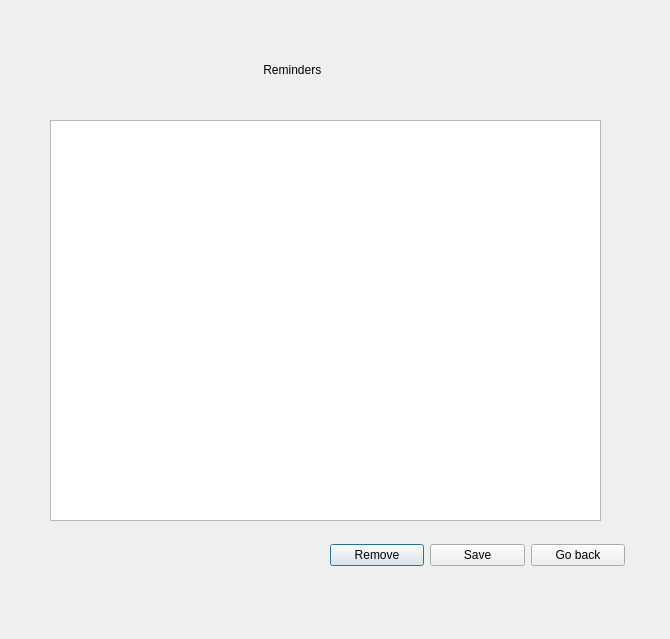
<?xml version="1.0" encoding="UTF-8"?>
<ui version="4.0">
 <class>remEditClass</class>
 <widget class="QDialog" name="remEditClass">
  <property name="geometry">
   <rect>
    <x>0</x>
    <y>0</y>
    <width>670</width>
    <height>639</height>
   </rect>
  </property>
  <property name="windowTitle">
   <string>Dialog</string>
  </property>
  <widget class="QLabel" name="label">
   <property name="geometry">
    <rect>
     <x>240</x>
     <y>49</y>
     <width>171</width>
     <height>41</height>
    </rect>
   </property>
   <property name="text">
    <string>       Reminders</string>
   </property>
  </widget>
  <widget class="QListWidget" name="listWidget">
   <property name="geometry">
    <rect>
     <x>50</x>
     <y>120</y>
     <width>551</width>
     <height>401</height>
    </rect>
   </property>
  </widget>
  <widget class="QWidget" name="layoutWidget">
   <property name="geometry">
    <rect>
     <x>330</x>
     <y>540</y>
     <width>295</width>
     <height>31</height>
    </rect>
   </property>
   <layout class="QHBoxLayout" name="horizontalLayout">
    <item>
     <widget class="QPushButton" name="remove">
      <property name="text">
       <string>Remove</string>
      </property>
     </widget>
    </item>
    <item>
     <widget class="QPushButton" name="save">
      <property name="text">
       <string>Save</string>
      </property>
     </widget>
    </item>
    <item>
     <widget class="QPushButton" name="goBack">
      <property name="text">
       <string>Go back</string>
      </property>
     </widget>
    </item>
   </layout>
  </widget>
 </widget>
 <resources/>
 <connections/>
</ui>
